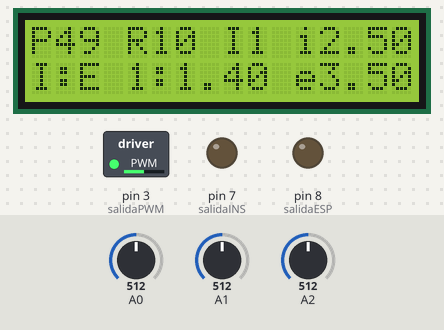
Bench run of a sketch on a simulated Arduino Uno, built with avr-gcc and run on an emulated ATmega328P. Parts: 16×2 character LCD, switched loads named in the sketch (green lamp = pin HIGH), output pins drawn as LEDs (lit = HIGH). The inputs (shaded band) are chosen by the test bench; at power-on: A1 = 512, A0 = 512, A2 = 512.

Above: at 3.2 s.
3.3 s: A1 set to 716
At 5.7 s:
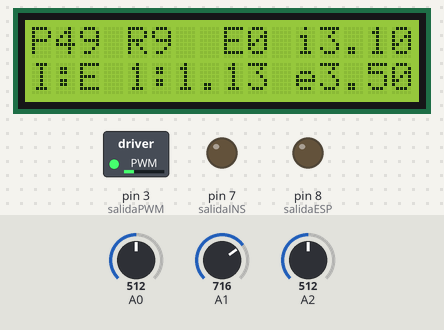
6.3 s: A0 set to 716
At 7.7 s:
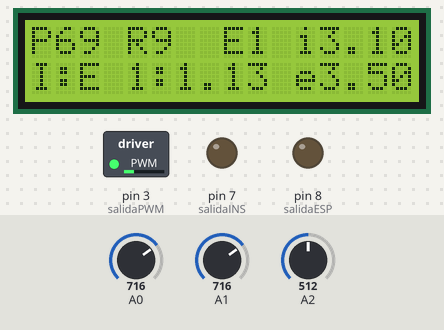
9.3 s: A0 set to 0
At 10.1 s:
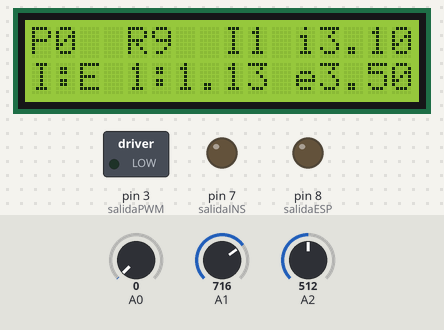
12.3 s: A1 set to 732
At 13.4 s:
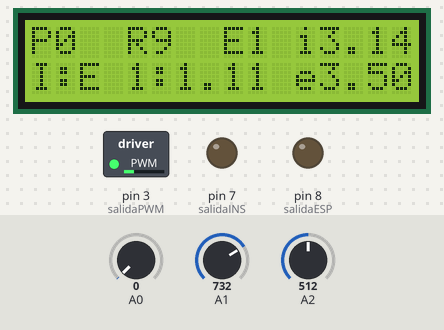
14.3 s: A2 set to 716
At 14.8 s:
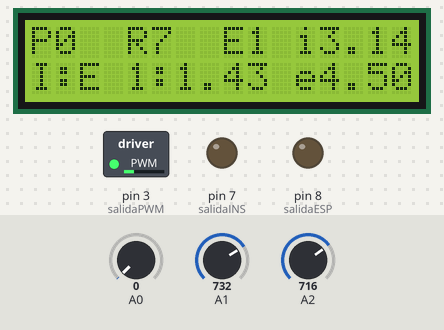
17.3 s: A2 set to 900
At 18.7 s:
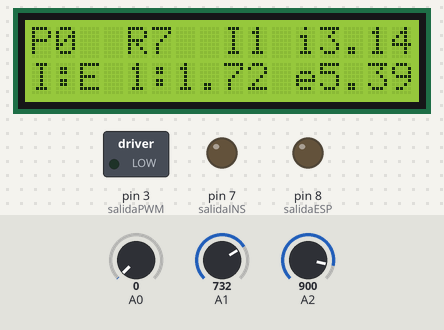
Timing chart, 0 to 21.0 s (numbered marks = the images above; inputs shaded):
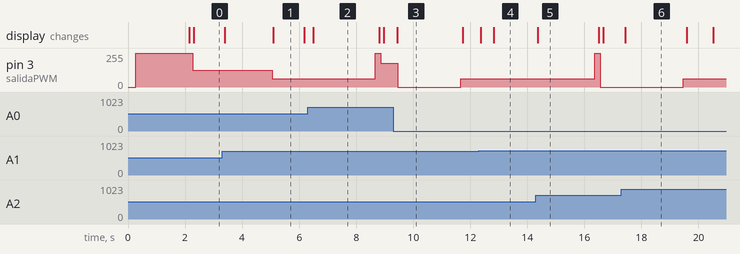

Measured:
- the behaviour switches between 716 and 717 on A1 (found by bisection; images 3 and 4)
- after the input at 3.3 s, pin 3 (salidaPWM): 127/255 → 63/255 after 1.8 s instead of 1.3 s
- after the input at 9.3 s, pin 3 (salidaPWM): 178/255 → 0/255 after 0.16 s, → 63/255 2.2 s later; the display: changes after 0.13 s (image 3)
- after the input at 12.3 s, the display: first changes after 0.06 s (image 4 shows a later state)
- what the display in image 1 shows lasts 1.1 s, from 5.1 s to 6.2 s
- what the display in image 2 shows lasts 2.3 s, from 6.5 s to 8.8 s
- what the display in image 5 shows lasts 2.1 s, from 14.4 s to 16.5 s

The sketch:

RespiradorV1.4.ino
```cpp
// (licence header left out)
//******************************************* LLAMA A BIBLIOTECAS E INICIALIZA LCD
  #include <TimerOne.h>
  #include <Wire.h>
  #include <LiquidCrystal_I2C.h>
    LiquidCrystal_I2C lcd(0x27, 16, 2);

//******************************************* VARIABLES, PARÁMETROS Y CONSTANTES.

//------------------------------------------- POTENCIAS
long Potencia = 0 ;    //-------------------- 0~255 para sacar por puerto PWM
long PotenciaI0 = 255;  //------------------- 0~255 para mantener presión positiva en la espiración
long PotenciaI1;        //------------------- 0~255
long PotenciaE0 = 63;    //------------------ 0~255
long PotenciaE1 = 63;    //------------------ 0~255
long PotenciaPorCien;        //-------------- 0~99 para sacar por el LCD
long maxPotencia = 255;      //-------------- 0~255 máxima potencia (P1 a la derecha). Cambiar solo si montamos una turbina sobredimensionada. SOLO PARA EL INTERVALO I1
long minPotencia = 0;        //-------------- 0~255 mínima potencia (P1 a la izquierda). Cambiar solo si lo dicen los médicos. SOLO PARA EL INTERVALO I1

//------------------------------------------- TIEMPOS
long leoPotencia   = analogRead(A0); //------ 0~1023 para leer potenciómetro de potencia
long leoTiempoInsp = analogRead(A1); //------ 0~1023 para leer potenciómetro de tiempo total de inspiración
long leoTiempoEsp  = analogRead(A2); //------ 0~1023 para leer potenciómetro de tiempo total de espiración
long TiempoI1 = 200;         //-------------- Definición del tramo I0 (ms, %) hasta Tiempo Inspiración
long TiempoInsp;  //------------------------- tiempo total de inspiración total, ms
float floTiempoInsp;         //-------------- flotante del anterior para obtener decimales
long MaxTiempoInsp = 4000;   //-------------- máximo tiempo de inspiración (P2 a la derecha)
long MinTiempoInsp = 1000;   //-------------- mínimo tiempo de inspiración (P2 a la izquierda)
long TiempoEsp;   //------------------------- tiempo total de espiración
float floTiempoEsp;         //--------------- flotante del anterior para obtener dwecimales
long MaxTiempoEsp = 6000;   //--------------- máximo tiempo de inspiración (P3 a la derecha)
long MinTiempoEsp = 1000;   //--------------- mínimo tiempo de inspiración (P3 a la izquierda)
long TiempoSumaE1;          // -------------- tiempo absoluto de E1
long TiempoE0 = 1000;       //--------------- intervalo E0 hasta E1
long RPM;         //------------------------- respiraciones por minuto
long MaxRPM = 30; //------------------------- máximas RPM (P3 a la derecha)
long MinRPM = 10; //------------------------- mínimas RPM (P3 a la izquierda)
long Periodo;     //------------------------- periodo de respiración, ms. Calculado
float RIE;        //------------------------- relación I:E calculada para pasar al display
long TicTac = 100;               //---------- variable cronométrica que recorre el tiempo de respiración

//------------------------------------------- PINES DE SALIDA
byte salidaPWM = 3;              //---------- pin de salida hacia el driver del motor
byte salidaINS = 7;              //---------- indicador de inspiración. NO SE USA de momento
byte salidaESP = 8;              //---------- indicador de espiración.  NO SE USA de momento

String Estado = "--";            //---------- indicador de estado temporal

void setup() //****************************** SETUP
{
                      //--------------------- define pines de entrada y salida
  pinMode(A0, INPUT); //--------------------- potenciómetro P1 POTencia
  pinMode(A1, INPUT); //--------------------- potenciómetro P2 tiempo de INSpiración
  pinMode(A2, INPUT); //--------------------- potenciómetro P3 TIEMPO DE ESpiración

  pinMode(salidaINS, OUTPUT); //------------- salida señal inspiración
  pinMode(salidaESP, OUTPUT); //------------- salida señal espiración
  pinMode(salidaPWM, OUTPUT); //------------- salida PWM hacia el driver de la turbina

  //----------------------------------------- inicializa el LCD
  lcd.init();
  lcd.backlight();

  //----------------------------------------- inicializa interrupciones
  noInterrupts();//-------------------------- paramos todas las interrupciones antes de configurar un timer
      Timer1.initialize(100000); //---------- <--=  el único que va en microsegundos
      Timer1.attachInterrupt(RSI);
  interrupts();

lcd.clear();           //------------------------------------------------------------------- borra LCD y pinta
        lcd.setCursor(0, 0);  lcd.print("Respirador ARSE");  //----------------------------- prepara primera línea y escribe cosas fijas
        lcd.setCursor(0, 1);  lcd.print("2020-04-01 V1.4");  //----------------------------- prepara segunda línea y escribe cosas fijas
        delay(2000);


} //**************************************************************************************** fin SETUP

void loop() {/****************************************************************************** BUCLE PRINCIPAL

             ******************************************************************************* lee potenciómetros y visualiza en el LCD */
      leoPotencia   = analogRead(A0); //---------------------------------------------------- lee P1
      leoTiempoInsp = analogRead(A1); //---------------------------------------------------- lee P2
      leoTiempoEsp  = analogRead(A2); //---------------------------------------------------- lee P3

          PotenciaI1 = minPotencia + (maxPotencia - minPotencia) * leoPotencia / 1024 ;                 //-- 0~256 pasa rango de 1024 a 256 para el PWM (0~255)
          PotenciaPorCien = PotenciaI1 * 100 / 256;                                                     //-- pasa rango de 256 a 100 para el LCD (en %)
          TiempoInsp = MinTiempoInsp + (MaxTiempoInsp - MinTiempoInsp) * leoTiempoInsp / 1024;
          TiempoEsp  = MinTiempoEsp  + (MaxTiempoEsp  - MinTiempoEsp)  * leoTiempoEsp  / 1024;
          TiempoSumaE1 = TiempoInsp + TiempoE0;
          Periodo = TiempoInsp + TiempoEsp;
          RPM = 60000 / Periodo;  //--------------------------------------------------------- pasa de ms a respiraciones por minuto
          floTiempoInsp = TiempoInsp; floTiempoEsp = TiempoEsp;  //-------------------------- pasa a flotante para poder visualizar decimales
          floTiempoInsp = floTiempoInsp/1000; floTiempoEsp = floTiempoEsp/1000;  //---------- pasa a de milisegundos a segundos
          RIE = floTiempoEsp / floTiempoInsp ; //-------------------------------------------- relación I:E

        lcd.clear();           //------------------------------------------------------------ borra LCD y pinta
        lcd.setCursor(0, 0);  lcd.print("P   R      i   ");  //------------------------------ prepara primera línea y escribe cosas fijas
        lcd.setCursor(0, 1);  lcd.print("I:E 1:     e   ");  //------------------------------ prepara segunda línea y escribe cosas fijas

                                               //-------------------------------------------- escribe cosas variables en el display
        lcd.setCursor(8,  0);  lcd.print(Estado);
        lcd.setCursor(12, 0);  lcd.print(floTiempoInsp);
        lcd.setCursor(12, 1);  lcd.print(floTiempoEsp);
        lcd.setCursor(1,  0);  lcd.print(PotenciaPorCien);

        lcd.setCursor(6, 1);  lcd.print(RIE);
        lcd.setCursor(5, 0);  lcd.print(RPM);

        delay (100);

}             //************************************************************************************ fin BUCLE PRINCIPAL


void RSI() {  /* *********************************************************************************** RSI, rutina de servicio a la interrupción

                                |<--TiempoI1-->|             |<-TiempoE0-->|
                                |<--------TiempoInsp-------->|<--------TiempoEsp-------->|
                                |<--------------------TiempoSumaE1-------->|
                                |<---------------------------------Periodo-------------->|
                         ESTADO |     I0       |      I1     |     E0      |      E1     |
                       POTENCIA |  PotenciaI0  |  PotenciaI1 | PotenciaE0  | Potencia E1 |             */

            TicTac = TicTac + 100;  //-------------------------------------------------------------- variable cronométrica usada para recorrer el periodo de respiración

        if (TicTac < TiempoI1)  //------------------------------------------------------------------ comienza estado E0
            {
            Estado= "I0"; analogWrite(salidaPWM, PotenciaI0); //------------------------------------ saca potencia programada por la salida PWM
            digitalWrite(0, HIGH); digitalWrite(LED_BUILTIN, HIGH); digitalWrite(1, LOW); //-------- escribe en las salidas auxiliares (no se usan, de momento) y en el LED
            return;
            }

        if (TicTac > TiempoI1 && TicTac < TiempoInsp)            //--------------------------------- termina E0, comienza E1
            {
            Estado= "I1"; analogWrite(salidaPWM, PotenciaI1);
            digitalWrite(0, HIGH); digitalWrite(LED_BUILTIN, HIGH); digitalWrite(1, LOW);
            return;
            }

        if (TicTac > TiempoInsp && TicTac < TiempoSumaE1)        //---------------------------------- termina E1 y la inspiración, comienza E0
            {
            Estado= "E0"; analogWrite(salidaPWM, PotenciaE0);    //---------------------------------- PotenciaE0 es la primera fase del PEEP
            digitalWrite(0, LOW); digitalWrite(LED_BUILTIN, LOW); digitalWrite(1, HIGH);
            return;
            }

       if (TicTac > TiempoSumaE1 && TicTac < Periodo)          //------------------------------------- Tiempo E1 empieza estado E1
            {
            Estado= "E1"; analogWrite(salidaPWM, PotenciaE1);
            digitalWrite(0, LOW); digitalWrite(LED_BUILTIN, LOW); digitalWrite(1, HIGH);  //---------- PotenciaE1 es la segunda fase del PEEP
            return;
            }

            Periodo = TiempoInsp + TiempoEsp;
        if (TicTac > Periodo)      { TicTac = 0; return; }       //----------------------------------- Periodo de respiración terminado. FIN

}//            *************************************************************************************** TERMINA RSI

//             *************************************************************************************** ¡Y ESTO ES TÓ, ESTO ES TÓ, ESTO ES TODO, AMIGOS!
```
